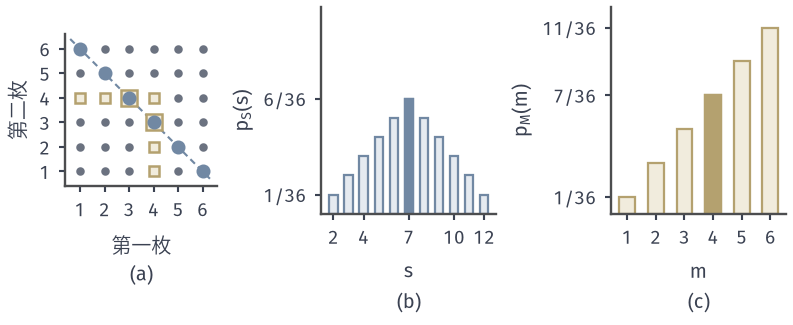

This chart was generated by the following Python code:
from pathlib import Path
import sys
ROOT = next(p for p in Path(__file__).resolve().parents if (p/'build.sh').is_file() and (p/'tex/book.tex').is_file())
sys.path.insert(0, str(ROOT/'figures/07-probability/01-elementary-probability/matplotlib/rvd-common'))
from rvd_common import *
# Target: two fair dice, 36 equally likely outcomes; the sum S and the maximum M are two records of the same trial.
# Panel (a): outcome grid, event {S=7} (anti-diagonal) and event {M=4} (L-shape). Panels (b),(c): exact mass tables.
fig, axs = figure(width_mm=112, height_mm=46, ncols=3, gridspec_kw={'width_ratios': [1.0, 1.15, 1.15]})
ax = axs[0]; style(ax)
for i in range(1, 7):
    for j in range(1, 7):
        s7 = i + j == 7; m4 = max(i, j) == 4
        if m4:
            ax.plot(i, j, 's', ms=6.4 if s7 else 4.2, mfc=YELLOW_FILL, mec=YELLOW, mew=1.0, zorder=3)
        if s7:
            ax.plot(i, j, 'o', ms=4.6, color=BLUE, zorder=4)
        elif not m4:
            ax.plot(i, j, 'o', ms=2.4, color=MUTED, zorder=2)
ax.plot([.6, 6.4], [6.4, .6], color=BLUE, lw=.85, ls=(0, (3, 2)), zorder=1)
ax.set_xlim(.4, 6.6); ax.set_ylim(.4, 6.6); ax.set_aspect('equal')
ax.set_xticks(range(1, 7)); ax.set_yticks(range(1, 7))
ax.set_ylabel('第二枚')
sub(ax, 'a', '第一枚')
S = np.arange(2, 13); pS = (6 - np.abs(S - 7)) / 36
ax = axs[1]; style(ax)
bars(ax, S, pS)
ax.bar([7], [pS[5]], width=.55, color=BLUE, edgecolor=BLUE, linewidth=.9)
ax.set_xticks([2, 4, 7, 10, 12]); ax.set_ylim(0, .3)
ax.set_yticks([1/36, 6/36]); ax.set_yticklabels(['1/36', '6/36'])
ax.set_ylabel('$p_S(s)$')
sub(ax, 'b', '$s$')
M = np.arange(1, 7); pM = (2*M - 1) / 36
ax = axs[2]; style(ax)
bars(ax, M, pM, color=YELLOW, fill=YELLOW_FILL)
ax.bar([4], [pM[3]], width=.55, color=YELLOW, edgecolor=YELLOW, linewidth=.9)
ax.set_xticks(M); ax.set_ylim(0, .34)
ax.set_yticks([1/36, 7/36, 11/36]); ax.set_yticklabels(['1/36', '7/36', '11/36'])
ax.set_ylabel('$p_M(m)$')
sub(ax, 'c', '$m$')
assert abs(pS.sum() - 1) < 1e-12 and abs(pM.sum() - 1) < 1e-12
save(fig, HERE(__file__), 'figure', {'pS': (pS*36).tolist(), 'pM_times36': (pM*36).tolist()})
